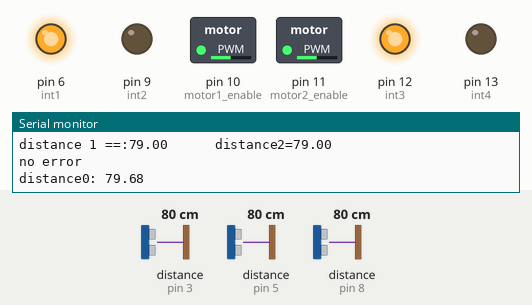
This sketch was run on a simulated Arduino Uno, built with avr-gcc and run on an emulated ATmega328P. Shown: switched loads named in the sketch (green lamp = pin HIGH), output pins drawn as LEDs (lit = HIGH), the last lines printed to the serial monitor. Wiring (inferred from the names in the program): 3 × ultrasonic range finder: trigger pin 2, echo pin 3 / trigger pin 4, echo pin 5 / trigger pin 7, echo pin 8. Inputs (shaded band) come from the test bench; at power-on: distance to the obstacle (sensors on pin 3, pin 5, pin 8) 80 cm. The echo pulse lasts 58.3 µs per cm; pins used as bus, display or sensor lines are not drawn.

Above: at 3.8 s.
3.9 s: distance to the obstacle (sensor on pin 3) set to 12 cm
10.2 s: distance to the obstacle (sensor on pin 3) set to 9 cm
At 15.5 s:
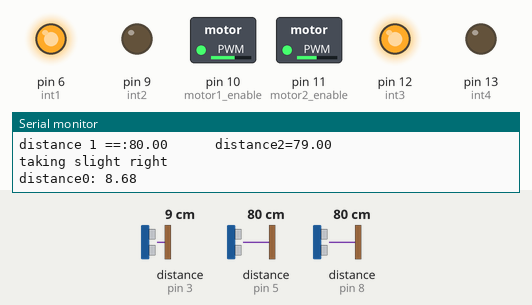
18.5 s: distance to the obstacle (sensor on pin 5) set to 79 cm
At 19.0 s:
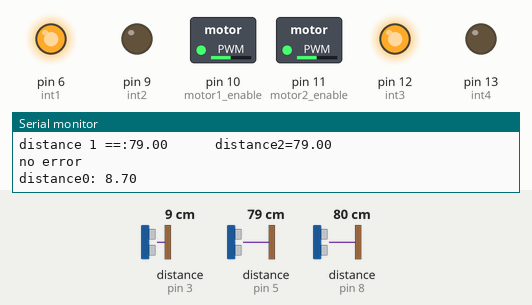
22.4 s: distance to the obstacle (sensor on pin 8) set to 120 cm
At 24.6 s:
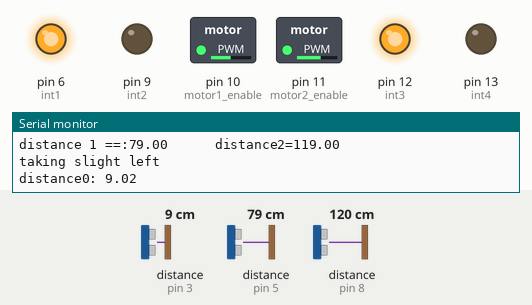
26.3 s: distance to the obstacle (sensor on pin 8) set to 2 cm
At 31.1 s:
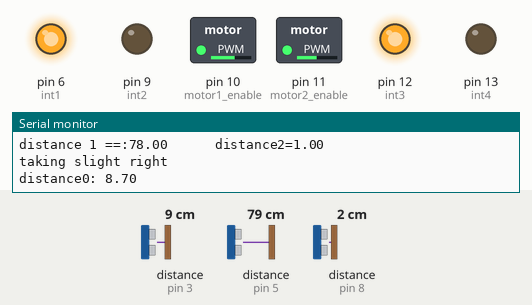
31.6 s: distance to the obstacle (sensor on pin 8) set to 250 cm
At 33.5 s:
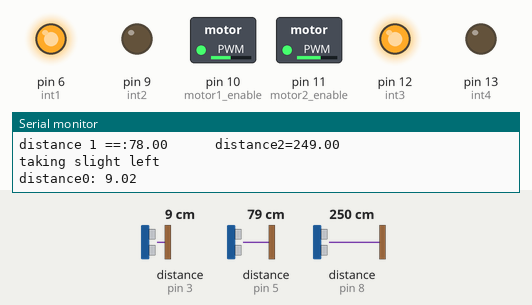
Timing chart, 0 to 35.0 s (numbered marks = the images above; inputs shaded):
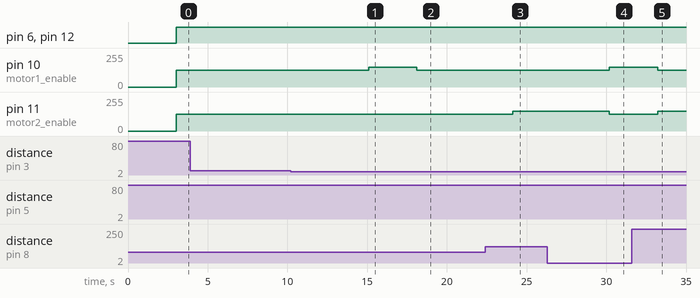

Measured:
- after the input at 10.2 s, pin 10 (motor1_enable): 125/255 → 150/255 after 4.9 s, → 125/255 3.0 s later
- after the input at 18.5 s, pin 10 (motor1_enable): stays 125/255 (without the input it goes to 150/255 after 2.6 s)
- after the input at 22.4 s, pin 11 (motor2_enable): 125/255 → 150/255 after 1.7 s
- after the input at 26.3 s, pin 10 (motor1_enable): 125/255 → 150/255 after 3.9 s; pin 11 (motor2_enable): 150/255 → 125/255 after 3.9 s
- after the input at 31.6 s, pin 10 (motor1_enable): 150/255 → 125/255 after 1.6 s; pin 11 (motor2_enable): 125/255 → 150/255 after 1.6 s

The sketch:

test_ultra.ino
```cpp
const int trig_pin_front=2;
const int echo_pin_front=3;
const int trig_pin_sidefront=4;
const int echo_pin_sidefront=5;
int int1=6;
int int2=9;
int int3=12;
int int4=13;
int motor1_enable=10;
int motor2_enable=11;
const int trig_pin_sideback=7;
const int echo_pin_sideback=8;
void setup(){
  Serial.begin(9600);
  pinMode(trig_pin_front,OUTPUT);
  pinMode(echo_pin_front,INPUT);
  pinMode(trig_pin_sidefront,OUTPUT);
  pinMode(echo_pin_sidefront,INPUT);
  pinMode(int1,OUTPUT);
  pinMode(trig_pin_sideback,OUTPUT);
  pinMode(echo_pin_sideback,INPUT);
  pinMode(int2,OUTPUT);
  pinMode(int3,OUTPUT);
  pinMode(int4,OUTPUT);
  pinMode(motor1_enable,OUTPUT);
  pinMode(motor2_enable,OUTPUT);
}
int front_uv(){
  digitalWrite(trig_pin_front,LOW);
  delayMicroseconds(2);
  digitalWrite(trig_pin_front,HIGH);
  delayMicroseconds(8);
  digitalWrite(trig_pin_front,LOW);

  float duration0,distance0;
  duration0=pulseIn(echo_pin_front,HIGH);
  distance0=(duration0*0.0343)/2;
  Serial.print("distance0: ");
  Serial.println(distance0);
  delay(1000);
  return distance0;
}

int side_first_uv(){
  digitalWrite(trig_pin_sidefront,LOW);
  delayMicroseconds(2);
  digitalWrite(trig_pin_sidefront,HIGH);
  delayMicroseconds(8);
  digitalWrite(trig_pin_sidefront,LOW);

  float duration1,distance1;
  duration1=pulseIn(echo_pin_sidefront,HIGH);
  distance1=(duration1*0.0343)/2;
  Serial.print("distance1: ");
  Serial.println(distance1);
  delay(1000);
  return distance1;
}


int side_second_uv(){
  digitalWrite(trig_pin_sideback,LOW);
  delayMicroseconds(2);
  digitalWrite(trig_pin_sideback,HIGH);
  delayMicroseconds(8);
  digitalWrite(trig_pin_sideback,LOW);

  float duration2,distance2;
  duration2=pulseIn(echo_pin_sideback,HIGH);
  distance2=(duration2*0.0343)/2;
  Serial.print("distance2: ");
  Serial.println(distance2);
  delay(1000);
  return distance2;
}
void loop(){
  float distance0, distance1,distance2;
  distance0=front_uv();
  distance1=side_first_uv();
  distance2=side_second_uv();
  digitalWrite(int1,HIGH);
  digitalWrite(int2,LOW);
  digitalWrite(int3,HIGH);
  digitalWrite(int4,LOW);
  if(6<=distance1<=10 && 6<=distance2<=10)
  { Serial.print("distance 1 ==:");
  Serial.print(distance1);
  Serial.print("      ");
  Serial.print("distance2=");
  Serial.println(distance2);
    if(distance1>distance2){
      analogWrite(motor1_enable,150);
      analogWrite(motor2_enable,125);
      Serial.println("taking slight right");
    }
    else if(distance1<distance2){
      analogWrite(motor2_enable,150);
      analogWrite(motor1_enable,125);
      Serial.println("taking slight left");
    }
    else{
      analogWrite(motor1_enable,125);
      analogWrite(motor2_enable,125);
      Serial.println("no error");
    }
  }
}
```
